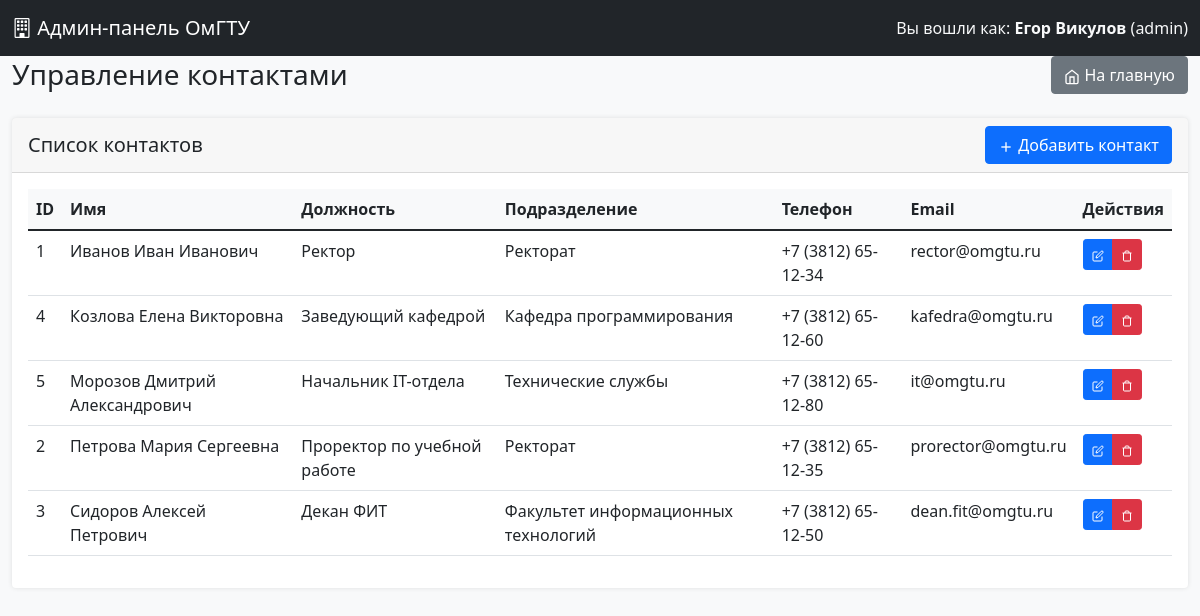
/admin/contacts/index.php (signed in), run on the app's committed database.
### tables this page shows
CREATE TABLE IF NOT EXISTS `contacts` (
    `id` INT AUTO_INCREMENT PRIMARY KEY,
    `name` VARCHAR(255) NOT NULL,
    `position` VARCHAR(255),
    `department_id` INT NULL,
    `phone` VARCHAR(50) NOT NULL,
    `email` VARCHAR(255),
    `room` VARCHAR(50),
    `internal_phone` VARCHAR(20),
    `created_at` TIMESTAMP DEFAULT CURRENT_TIMESTAMP,
    `updated_at` TIMESTAMP DEFAULT CURRENT_TIMESTAMP ON UPDATE CURRENT_TIMESTAMP,
    FOREIGN KEY (`department_id`) REFERENCES `departments`(`id`) ON DELETE SET NULL
);

CREATE TABLE IF NOT EXISTS `departments` (
    `id` INT AUTO_INCREMENT PRIMARY KEY,
    `name` VARCHAR(255) NOT NULL,
    `description` TEXT,
    `parent_id` INT NULL,
    `created_at` TIMESTAMP DEFAULT CURRENT_TIMESTAMP,
    `updated_at` TIMESTAMP DEFAULT CURRENT_TIMESTAMP ON UPDATE CURRENT_TIMESTAMP,
    FOREIGN KEY (`parent_id`) REFERENCES `departments`(`id`) ON DELETE SET NULL
);

### config/database.php (called while the page is built, shortened)
<?php
if (!class_exists('Database')) {
class Database {
    private static $instance = null;
    private function __construct() {
        $host = 'localhost';
        $dbname = 'oxirgi';
        $username = 'root';
        $password = '';
        try {
            $this->connection = new PDO(
                "mysql:host=$host;dbname=$dbname;charset=utf8mb4",
                $username,
                $password,
                [
                    PDO::ATTR_ERRMODE => PDO::ERRMODE_EXCEPTION,
                    PDO::ATTR_DEFAULT_FETCH_MODE => PDO::FETCH_ASSOC,
                    PDO::ATTR_EMULATE_PREPARES => false
                ]
            );
        } catch (PDOException $e) {
            die("Ошибка подключения к базе данных: " . $e->getMessage());
        }
    }
    public static function getInstance() {
        if (self::$instance === null) {
            self::$instance = new self();
        }
        return self::$instance->connection;
    }
}
}
?>

### includes/ContactManager.php (called while the page is built, shortened)
<?php
class ContactManager {
    private $db;
    public function __construct() {
        $this->db = Database::getInstance();
    }
    public function getAllContacts($limit = 100, $offset = 0) {
        $sql = "SELECT c.*, d.name as department_name
            FROM contacts c
            LEFT JOIN departments d ON c.department_id = d.id
            ORDER BY c.name
            LIMIT :limit OFFSET :offset";
        $stmt = $this->db->prepare($sql);
        $stmt->bindValue(':limit', $limit, PDO::PARAM_INT);
        $stmt->bindValue(':offset', $offset, PDO::PARAM_INT);
        $stmt->execute();
        return $stmt->fetchAll();
    }
}
?>

### includes/functions.php (called while the page is built, shortened)
<?php
function escape($value) {
    return htmlspecialchars($value ?? '', ENT_QUOTES, 'UTF-8');
}

### admin/contacts/index.php (the view, shortened to what this page needs)
<?php
require_once '../../includes/ContactManager.php';
include '../includes/admin_header.php';
$contactManager = new ContactManager();
$page = isset($_GET['page']) ? max(1, intval($_GET['page'])) : 1;
$limit = 20;
$offset = ($page - 1) * $limit;
$contacts = $contactManager->getAllContacts($limit, $offset);
?>
<div class="container-fluid">
    <div class="d-flex justify-content-between align-items-center mb-4">
        <h1 class="h3 mb-0">Управление контактами</h1>
        <a href="../index.php" class="btn btn-secondary">
            <svg width="16" height="16" viewBox="0 0 24 24" fill="none" stroke="currentColor" stroke-width="2">
                <path d="M3 9l9-7 9 7v11a2 2 0 0 1-2 2H5a2 2 0 0 1-2-2z"></path>
                <polyline points="9 22 9 12 15 12 15 22"></polyline>
            </svg>
            На главную
        </a>
    </div>
    <div class="card mb-4">
        <div class="card-header d-flex justify-content-between align-items-center">
            <h5 class="mb-0">Список контактов</h5>
            <a href="create.php" class="btn btn-primary">
                <svg width="16" height="16" viewBox="0 0 24 24" fill="none" stroke="currentColor" stroke-width="2">
                    <line x1="12" y1="5" x2="12" y2="19"></line>
                    <line x1="5" y1="12" x2="19" y2="12"></line>
                </svg>
                Добавить контакт
            </a>
        </div>
        <div class="card-body">
            <div class="table-responsive">
                <table class="table table-hover">
                    <thead>
                        <tr>
                            <th>ID</th>
                            <th>Имя</th>
                            <th>Должность</th>
                            <th>Подразделение</th>
                            <th>Телефон</th>
                            <th>Email</th>
                            <th>Действия</th>
                        </tr>
                    </thead>
                    <tbody>
                        <?php foreach ($contacts as $contact): ?>
                        <tr>
                            <td><?php echo $contact['id']; ?></td>
                            <td><?php echo escape($contact['name']); ?></td>
                            <td><?php echo escape($contact['position']); ?></td>
                            <td><?php echo escape($contact['department_name'] ?? '—'); ?></td>
                            <td><?php echo escape($contact['phone']); ?></td>
                            <td><?php echo escape($contact['email'] ?? '—'); ?></td>
                            <td>
                                <div class="btn-group btn-group-sm">
                                    <a href="edit.php?id=<?php echo $contact['id']; ?>" class="btn btn-primary">
                                        <svg width="12" height="12" viewBox="0 0 24 24" fill="none" stroke="currentColor" stroke-width="2">
                                            <path d="M11 4H4a2 2 0 0 0-2 2v14a2 2 0 0 0 2 2h14a2 2 0 0 0 2-2v-7"></path>
                                            <path d="M18.5 2.5a2.121 2.121 0 0 1 3 3L12 15l-4 1 1-4 9.5-9.5z"></path>
                                        </svg>
                                    </a>
                                    <?php if ($_SESSION['user_role'] === 'admin'): ?>
                                    <a href="?delete=<?php echo $contact['id']; ?>"
                                       class="btn btn-danger"
                                       onclick="return confirm('Удалить контакт?')">
                                        <svg width="12" height="12" viewBox="0 0 24 24" fill="none" stroke="currentColor" stroke-width="2">
                                            <polyline points="3 6 5 6 21 6"></polyline>
                                            <path d="M19 6v14a2 2 0 0 1-2 2H7a2 2 0 0 1-2-2V6m3 0V4a2 2 0 0 1 2-2h4a2 2 0 0 1 2 2v2"></path>
                                        </svg>
                                    </a>
                                    <?php endif; ?>
                                </div>
                            </td>
                        </tr>
                        <?php endforeach; ?>
                    </tbody>
                </table>
            </div>
        </div>
    </div>
</div>
<?php include '../includes/admin_footer.php'; ?>

### admin/includes/admin_header.php (style rules this page uses)
body { background-color: #f8f9fa; }
.card { box-shadow: 0 0 5px rgba(0,0,0,0.1); border: none; }
.table th { border-top: none; background-color: #f8f9fa; }

### data on the page
contacts: id "1", name "Иванов Иван Иванович", position "Ректор", department.name "Ректорат", phone "+7 (3812) 65-12-34", email "rector@omgtu.ru"
contacts: id "4", name "Козлова Елена Викторовна", position "Заведующий кафедрой", department.name "Кафедра программирования", phone "+7 (3812) 65-12-60", email "kafedra@omgtu.ru"
contacts: id "5", name "Морозов Дмитрий Александрович", position "Начальник IT-отдела", department.name "Технические службы", phone "+7 (3812) 65-12-80", email "it@omgtu.ru"
contacts: id "2", name "Петрова Мария Сергеевна", position "Проректор по учебной работе", department.name "Ректорат", phone "+7 (3812) 65-12-35", email "prorector@omgtu.ru"
contacts: id "3", name "Сидоров Алексей Петрович", position "Декан ФИТ", department.name "Факультет информационных технологий", phone "+7 (3812) 65-12-50", email "dean.fit@omgtu.ru"

### other printed values
$_SESSION['user_name'] "Егор Викулов"
$_SESSION['user_role'] "admin"
